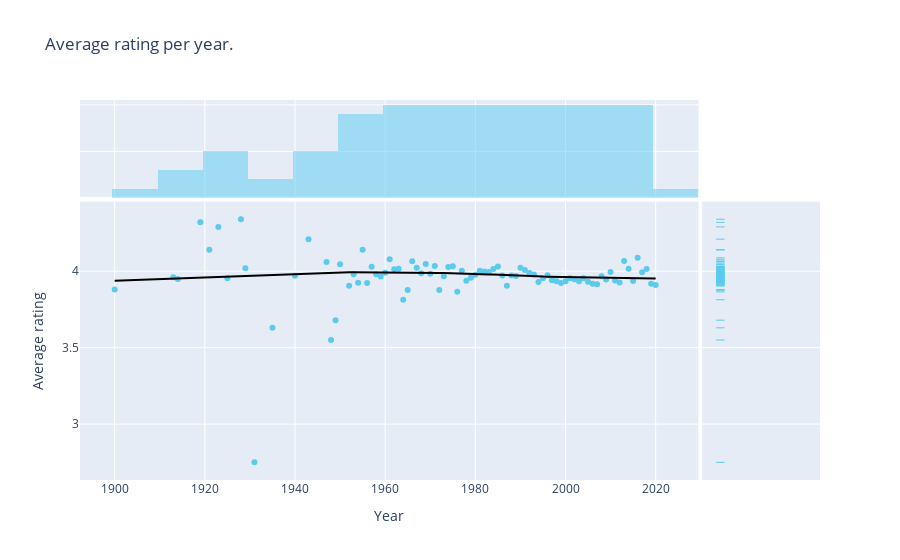

Here is the notebook cell this chart was saved with:
### Code cell
fig = px.scatter(df_by_year, x = df_by_year.index, y = "Average_rating", title = "Average rating per year.",  
                 marginal_x="histogram", marginal_y="rug", trendline="lowess", trendline_color_override="black")
fig.update_layout(xaxis_title="Year", yaxis_title="Average rating")
fig.update_traces(marker_color='rgb(91, 202, 237)')
fig.show()

### Figure 1 — Plotly figure (JSON) as saved in the notebook; plotly's stock layout.template omitted (floating-point values rounded to 4 significant figures)
{"data": [{"hovertemplate": "year=%{x}<br>Average_rating=%{y}<extra></extra>", "legendgroup": "", "marker": {"color": "rgb(91, 202, 237)", "symbol": "circle"}, "mode": "markers", "name": "", "orientation": "v", "showlegend": false, "type": "scatter", "x": [1900, 1913, 1914, 1919, 1921, 1923, 1925, 1928, 1929, 1931, 1935, 1940, 1943, 1947, 1948, 1949, 1950, 1952, 1953, 1954, 1955, 1956, 1957, 1958, 1959, 1960, 1961, 1962, 1963, 1964, 1965, 1966, 1967, 1968, 1969, 1970, 1971, 1972, 1973, 1974, 1975, 1976, 1977, 1978, 1979, 1980, 1981, 1982, 1983, 1984, 1985, 1986, 1987, 1988, 1989, 1990, 1991, 1992, 1993, 1994, 1995, 1996, 1997, 1998, 1999, 2000, 2001, 2002, 2003, 2004, 2005, 2006, 2007, 2008, 2009, 2010, 2011, 2012, 2013, 2014, 2015, 2016, 2017, 2018, 2019, 2020], "xaxis": "x", "y": [3.88, 3.96, 3.95, 4.32, 4.14, 4.29, 3.955, 4.34, 4.02, 2.75, 3.63, 3.97, 4.21, 4.06, 3.55, 3.68, 4.045, 3.905, 3.98, 3.925, 4.14, 3.923, 4.03, 3.98, 3.966, 3.99, 4.078, 4.013, 4.016, 3.814, 3.877, 4.065, 4.023, 3.987, 4.048, 3.983, 4.034, 3.878, 3.967, 4.027, 4.032, 3.865, 4.003, 3.938, 3.958, 3.977, 4.004, 3.998, 3.995, 4.015, 4.031, 3.972, 3.905, 3.973, 3.969, 4.023, 4.009, 3.989, 3.978, 3.93, 3.954, 3.974, 3.941, 3.935, 3.923, 3.935, 3.955, 3.947, 3.935, 3.954, 3.931, 3.918, 3.915, 3.968, 3.946, 3.995, 3.94, 3.926, 4.067, 4.016, 3.936, 4.088, 3.993, 4.014, 3.918, 3.91], "yaxis": "y"}, {"alignmentgroup": "True", "bingroup": "x", "hovertemplate": "year=%{x}<br>count=%{y}<extra></extra>", "legendgroup": "", "marker": {"color": "rgb(91, 202, 237)"}, "name": "", "offsetgroup": "", "opacity": 0.5, "showlegend": false, "type": "histogram", "x": [1900, 1913, 1914, 1919, 1921, 1923, 1925, 1928, 1929, 1931, 1935, 1940, 1943, 1947, 1948, 1949, 1950, 1952, 1953, 1954, 1955, 1956, 1957, 1958, 1959, 1960, 1961, 1962, 1963, 1964, 1965, 1966, 1967, 1968, 1969, 1970, 1971, 1972, 1973, 1974, 1975, 1976, 1977, 1978, 1979, 1980, 1981, 1982, 1983, 1984, 1985, 1986, 1987, 1988, 1989, 1990, 1991, 1992, 1993, 1994, 1995, 1996, 1997, 1998, 1999, 2000, 2001, 2002, 2003, 2004, 2005, 2006, 2007, 2008, 2009, 2010, 2011, 2012, 2013, 2014, 2015, 2016, 2017, 2018, 2019, 2020], "xaxis": "x3", "yaxis": "y3"}, {"alignmentgroup": "True", "boxpoints": "all", "fillcolor": "rgba(255,255,255,0)", "hoveron": "points", "hovertemplate": "Average_rating=%{y}<extra></extra>", "jitter": 0, "legendgroup": "", "line": {"color": "rgba(255,255,255,0)"}, "marker": {"color": "rgb(91, 202, 237)", "symbol": "line-ew-open"}, "name": "", "offsetgroup": "", "showlegend": false, "type": "box", "xaxis": "x2", "y": [3.88, 3.96, 3.95, 4.32, 4.14, 4.29, 3.955, 4.34, 4.02, 2.75, 3.63, 3.97, 4.21, 4.06, 3.55, 3.68, 4.045, 3.905, 3.98, 3.925, 4.14, 3.923, 4.03, 3.98, 3.966, 3.99, 4.078, 4.013, 4.016, 3.814, 3.877, 4.065, 4.023, 3.987, 4.048, 3.983, 4.034, 3.878, 3.967, 4.027, 4.032, 3.865, 4.003, 3.938, 3.958, 3.977, 4.004, 3.998, 3.995, 4.015, 4.031, 3.972, 3.905, 3.973, 3.969, 4.023, 4.009, 3.989, 3.978, 3.93, 3.954, 3.974, 3.941, 3.935, 3.923, 3.935, 3.955, 3.947, 3.935, 3.954, 3.931, 3.918, 3.915, 3.968, 3.946, 3.995, 3.94, 3.926, 4.067, 4.016, 3.936, 4.088, 3.993, 4.014, 3.918, 3.91], "yaxis": "y2"}, {"hovertemplate": "<b>LOWESS trendline</b><br><br>year=%{x}<br>Average_rating=%{y} <b>(trend)</b><extra></extra>", "legendgroup": "", "line": {"color": "black"}, "marker": {"color": "rgb(91, 202, 237)", "symbol": "circle"}, "mode": "lines", "name": "", "showlegend": false, "type": "scatter", "x": [1900, 1913, 1914, 1919, 1921, 1923, 1925, 1928, 1929, 1931, 1935, 1940, 1943, 1947, 1948, 1949, 1950, 1952, 1953, 1954, 1955, 1956, 1957, 1958, 1959, 1960, 1961, 1962, 1963, 1964, 1965, 1966, 1967, 1968, 1969, 1970, 1971, 1972, 1973, 1974, 1975, 1976, 1977, 1978, 1979, 1980, 1981, 1982, 1983, 1984, 1985, 1986, 1987, 1988, 1989, 1990, 1991, 1992, 1993, 1994, 1995, 1996, 1997, 1998, 1999, 2000, 2001, 2002, 2003, 2004, 2005, 2006, 2007, 2008, 2009, 2010, 2011, 2012, 2013, 2014, 2015, 2016, 2017, 2018, 2019, 2020], "xaxis": "x", "y": [3.938, 3.952, 3.953, 3.959, 3.961, 3.963, 3.966, 3.969, 3.97, 3.973, 3.978, 3.984, 3.988, 3.991, 3.992, 3.992, 3.993, 3.994, 3.994, 3.994, 3.994, 3.994, 3.994, 3.994, 3.993, 3.993, 3.993, 3.993, 3.992, 3.992, 3.992, 3.991, 3.991, 3.991, 3.99, 3.99, 3.99, 3.989, 3.989, 3.988, 3.988, 3.987, 3.987, 3.986, 3.985, 3.984, 3.982, 3.981, 3.979, 3.978, 3.976, 3.975, 3.973, 3.972, 3.97, 3.969, 3.968, 3.967, 3.966, 3.966, 3.965, 3.965, 3.964, 3.964, 3.963, 3.963, 3.962, 3.962, 3.961, 3.961, 3.96, 3.96, 3.959, 3.958, 3.958, 3.957, 3.957, 3.956, 3.956, 3.955, 3.955, 3.955, 3.954, 3.954, 3.954, 3.953], "yaxis": "y"}], "layout": {"barmode": "overlay", "legend": {"tracegroupgap": 0}, "title": {"text": "Average rating per year."}, "xaxis": {"anchor": "y", "domain": [0, 0.8358], "title": {"text": "Year"}}, "xaxis2": {"anchor": "y2", "domain": [0.8408, 1], "matches": "x2", "showgrid": false, "showline": false, "showticklabels": false, "ticks": ""}, "xaxis3": {"anchor": "y3", "domain": [0, 0.8358], "matches": "x", "showgrid": true, "showticklabels": false}, "xaxis4": {"anchor": "y4", "domain": [0.8408, 1], "matches": "x2", "showgrid": false, "showline": false, "showticklabels": false, "ticks": ""}, "yaxis": {"anchor": "x", "domain": [0, 0.7326], "title": {"text": "Average rating"}}, "yaxis2": {"anchor": "x2", "domain": [0, 0.7326], "matches": "y", "showgrid": true, "showticklabels": false}, "yaxis3": {"anchor": "x3", "domain": [0.7426, 1], "matches": "y3", "showgrid": true, "showline": false, "showticklabels": false, "ticks": ""}, "yaxis4": {"anchor": "x4", "domain": [0.7426, 1], "matches": "y3", "showgrid": true, "showline": false, "showticklabels": false, "ticks": ""}}}
